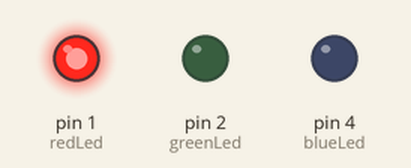
Simulated run of this sketch. Board: Arduino Uno, built with avr-gcc and run on an emulated ATmega328P. On the bench: output pins drawn as LEDs (lit = HIGH).

Above: at 0.5 s.
At 2.5 s:
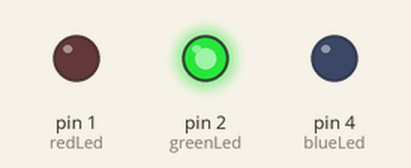
At 4.5 s:
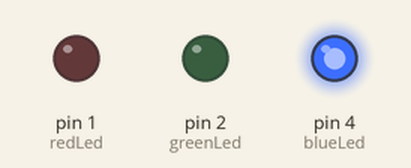
At 5.5 s:
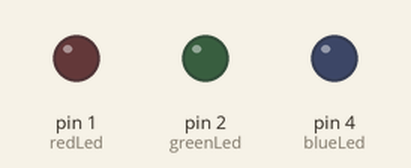
Timing chart, 0 to 7.8 s (numbered marks = the images above):
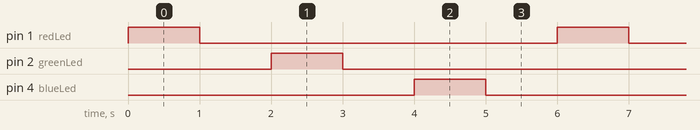

The sketch:

Trinket_MoodLampBlink.ino
```cpp
/*
  Trinket Mood Lamp
  Cycles through three LEDs
 */

// Pins 1, 2, and 3 have an LED connected.
// We'll give each a name:
int redLed = 1;
int greenLed = 2;
int blueLed = 4;

int pause = 1000;

// the setup routine runs once when you press reset:
void setup() {
  // initialize the digital pins as outputs.
  pinMode(redLed, OUTPUT);
  pinMode(greenLed, OUTPUT);
  pinMode(blueLed, OUTPUT);
}

// the loop routine runs over and over again forever:
void loop() {
  digitalWrite(redLed, HIGH);   // turn the Red LED on (HIGH is the voltage level)
  delay(pause);               // wait for a second
  digitalWrite(redLed, LOW);    // turn the Red LED off by making the voltage LOW
  delay(pause);               // wait for a second

  digitalWrite(greenLed, HIGH);   // turn the Green LED on (HIGH is the voltage level)
  delay(pause);               // wait for a second
  digitalWrite(greenLed, LOW);    // turn the Green LED off by making the voltage LOW
  delay(pause);               // wait for a second

  digitalWrite(blueLed, HIGH);   // turn the Blue LED on (HIGH is the voltage level)
  delay(pause);               // wait for a second
  digitalWrite(blueLed, LOW);    // turn the Blue LED off by making the voltage LOW
  delay(pause);               // wait for a second
}
```

Measured:
- by itself, pin 1 (redLed), pin 2 (greenLed), pin 4 (blueLed): alternates HIGH for 1.0 s and LOW for 5.0 s
- by itself, everything shown: repeats every 6.0 s, in 6 steps
